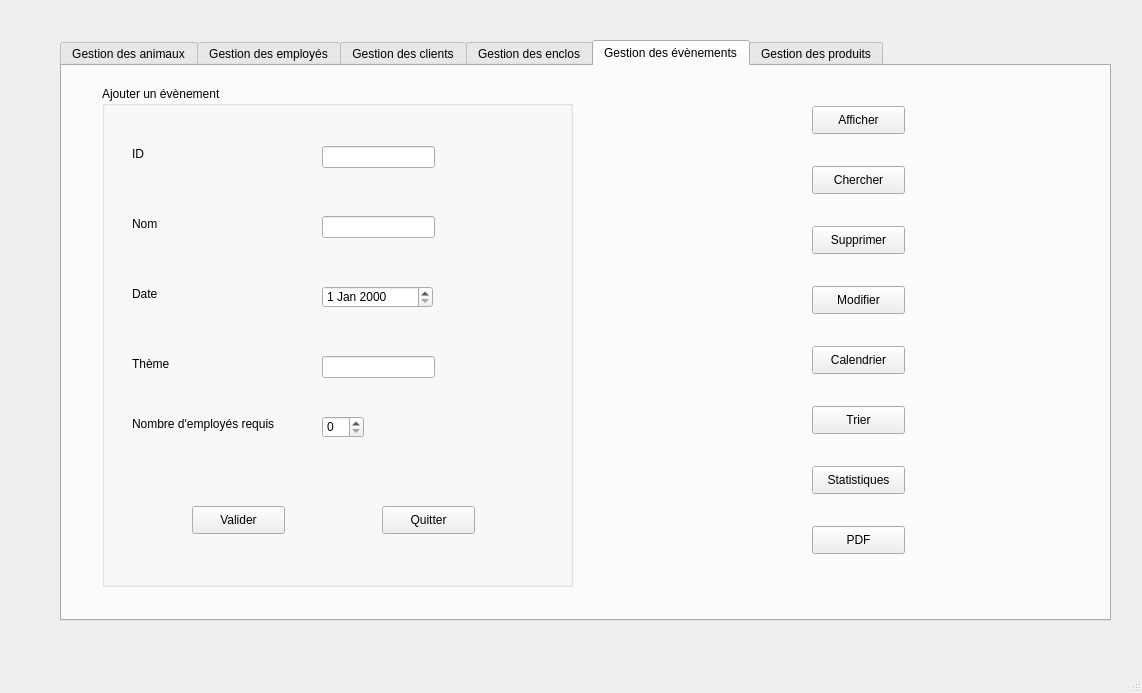
<?xml version="1.0" encoding="UTF-8"?>
<ui version="4.0">
 <class>GestionEvenements</class>
 <widget class="QMainWindow" name="GestionEvenements">
  <property name="geometry">
   <rect>
    <x>0</x>
    <y>0</y>
    <width>1142</width>
    <height>693</height>
   </rect>
  </property>
  <property name="windowTitle">
   <string>Gestion des Evènements</string>
  </property>
  <widget class="QWidget" name="centralwidget">
   <widget class="QTabWidget" name="tabWidget">
    <property name="geometry">
     <rect>
      <x>60</x>
      <y>40</y>
      <width>1051</width>
      <height>581</height>
     </rect>
    </property>
    <property name="currentIndex">
     <number>4</number>
    </property>
    <widget class="QWidget" name="tab">
     <attribute name="title">
      <string>Gestion des animaux</string>
     </attribute>
    </widget>
    <widget class="QWidget" name="tab_3">
     <attribute name="title">
      <string>Gestion des employés</string>
     </attribute>
    </widget>
    <widget class="QWidget" name="tab_4">
     <attribute name="title">
      <string>Gestion des clients</string>
     </attribute>
    </widget>
    <widget class="QWidget" name="tab_5">
     <attribute name="title">
      <string>Gestion des enclos</string>
     </attribute>
    </widget>
    <widget class="QWidget" name="tab_6">
     <attribute name="title">
      <string>Gestion des évènements</string>
     </attribute>
     <widget class="QPushButton" name="pushButton">
      <property name="geometry">
       <rect>
        <x>750</x>
        <y>40</y>
        <width>93</width>
        <height>28</height>
       </rect>
      </property>
      <property name="cursor">
       <cursorShape>PointingHandCursor</cursorShape>
      </property>
      <property name="text">
       <string>Afficher</string>
      </property>
     </widget>
     <widget class="QGroupBox" name="groupBox">
      <property name="geometry">
       <rect>
        <x>40</x>
        <y>20</y>
        <width>471</width>
        <height>501</height>
       </rect>
      </property>
      <property name="title">
       <string>Ajouter un évènement</string>
      </property>
      <widget class="QLabel" name="label">
       <property name="geometry">
        <rect>
         <x>30</x>
         <y>60</y>
         <width>56</width>
         <height>16</height>
        </rect>
       </property>
       <property name="text">
        <string>ID</string>
       </property>
      </widget>
      <widget class="QLineEdit" name="lineEdit_ID">
       <property name="geometry">
        <rect>
         <x>220</x>
         <y>60</y>
         <width>113</width>
         <height>22</height>
        </rect>
       </property>
      </widget>
      <widget class="QLabel" name="label_2">
       <property name="geometry">
        <rect>
         <x>30</x>
         <y>130</y>
         <width>56</width>
         <height>16</height>
        </rect>
       </property>
       <property name="text">
        <string>Nom</string>
       </property>
      </widget>
      <widget class="QLineEdit" name="lineEdit_Nom">
       <property name="geometry">
        <rect>
         <x>220</x>
         <y>130</y>
         <width>113</width>
         <height>22</height>
        </rect>
       </property>
      </widget>
      <widget class="QLabel" name="label_3">
       <property name="geometry">
        <rect>
         <x>30</x>
         <y>200</y>
         <width>56</width>
         <height>16</height>
        </rect>
       </property>
       <property name="text">
        <string>Date</string>
       </property>
      </widget>
      <widget class="QDateEdit" name="dateEdit">
       <property name="geometry">
        <rect>
         <x>220</x>
         <y>200</y>
         <width>111</width>
         <height>22</height>
        </rect>
       </property>
      </widget>
      <widget class="QLabel" name="label_4">
       <property name="geometry">
        <rect>
         <x>30</x>
         <y>270</y>
         <width>56</width>
         <height>16</height>
        </rect>
       </property>
       <property name="text">
        <string>Thème</string>
       </property>
      </widget>
      <widget class="QLineEdit" name="lineEdit_Theme">
       <property name="geometry">
        <rect>
         <x>220</x>
         <y>270</y>
         <width>113</width>
         <height>22</height>
        </rect>
       </property>
      </widget>
      <widget class="QLabel" name="label_5">
       <property name="geometry">
        <rect>
         <x>30</x>
         <y>330</y>
         <width>181</width>
         <height>16</height>
        </rect>
       </property>
       <property name="text">
        <string>Nombre d'employés requis</string>
       </property>
      </widget>
      <widget class="QSpinBox" name="NbEmployes">
       <property name="geometry">
        <rect>
         <x>220</x>
         <y>330</y>
         <width>42</width>
         <height>22</height>
        </rect>
       </property>
      </widget>
      <widget class="QPushButton" name="pb_ajouter">
       <property name="geometry">
        <rect>
         <x>90</x>
         <y>420</y>
         <width>93</width>
         <height>28</height>
        </rect>
       </property>
       <property name="cursor">
        <cursorShape>PointingHandCursor</cursorShape>
       </property>
       <property name="text">
        <string>Valider</string>
       </property>
      </widget>
      <widget class="QPushButton" name="pushButton_2">
       <property name="geometry">
        <rect>
         <x>280</x>
         <y>420</y>
         <width>93</width>
         <height>28</height>
        </rect>
       </property>
       <property name="cursor">
        <cursorShape>PointingHandCursor</cursorShape>
       </property>
       <property name="text">
        <string>Quitter</string>
       </property>
      </widget>
     </widget>
     <widget class="QPushButton" name="pushButton_4">
      <property name="geometry">
       <rect>
        <x>750</x>
        <y>220</y>
        <width>93</width>
        <height>28</height>
       </rect>
      </property>
      <property name="cursor">
       <cursorShape>PointingHandCursor</cursorShape>
      </property>
      <property name="text">
       <string>Modifier</string>
      </property>
     </widget>
     <widget class="QPushButton" name="pushButton_5">
      <property name="geometry">
       <rect>
        <x>750</x>
        <y>160</y>
        <width>93</width>
        <height>28</height>
       </rect>
      </property>
      <property name="cursor">
       <cursorShape>PointingHandCursor</cursorShape>
      </property>
      <property name="text">
       <string>Supprimer</string>
      </property>
     </widget>
     <widget class="QPushButton" name="pushButton_6">
      <property name="geometry">
       <rect>
        <x>750</x>
        <y>100</y>
        <width>93</width>
        <height>28</height>
       </rect>
      </property>
      <property name="cursor">
       <cursorShape>PointingHandCursor</cursorShape>
      </property>
      <property name="text">
       <string>Chercher</string>
      </property>
     </widget>
     <widget class="QPushButton" name="pushButton_8">
      <property name="geometry">
       <rect>
        <x>750</x>
        <y>280</y>
        <width>93</width>
        <height>28</height>
       </rect>
      </property>
      <property name="cursor">
       <cursorShape>PointingHandCursor</cursorShape>
      </property>
      <property name="text">
       <string>Calendrier</string>
      </property>
     </widget>
     <widget class="QPushButton" name="pushButton_9">
      <property name="geometry">
       <rect>
        <x>750</x>
        <y>340</y>
        <width>93</width>
        <height>28</height>
       </rect>
      </property>
      <property name="cursor">
       <cursorShape>PointingHandCursor</cursorShape>
      </property>
      <property name="text">
       <string>Trier</string>
      </property>
     </widget>
     <widget class="QPushButton" name="pushButton_10">
      <property name="geometry">
       <rect>
        <x>750</x>
        <y>400</y>
        <width>93</width>
        <height>28</height>
       </rect>
      </property>
      <property name="cursor">
       <cursorShape>PointingHandCursor</cursorShape>
      </property>
      <property name="text">
       <string>Statistiques</string>
      </property>
     </widget>
     <widget class="QPushButton" name="pushButton_11">
      <property name="geometry">
       <rect>
        <x>750</x>
        <y>460</y>
        <width>93</width>
        <height>28</height>
       </rect>
      </property>
      <property name="cursor">
       <cursorShape>PointingHandCursor</cursorShape>
      </property>
      <property name="text">
       <string>PDF</string>
      </property>
     </widget>
    </widget>
    <widget class="QWidget" name="tab_2">
     <attribute name="title">
      <string>Gestion des produits</string>
     </attribute>
    </widget>
   </widget>
  </widget>
  <widget class="QMenuBar" name="menubar">
   <property name="geometry">
    <rect>
     <x>0</x>
     <y>0</y>
     <width>1142</width>
     <height>26</height>
    </rect>
   </property>
  </widget>
  <widget class="QStatusBar" name="statusbar"/>
 </widget>
 <resources/>
 <connections/>
</ui>
